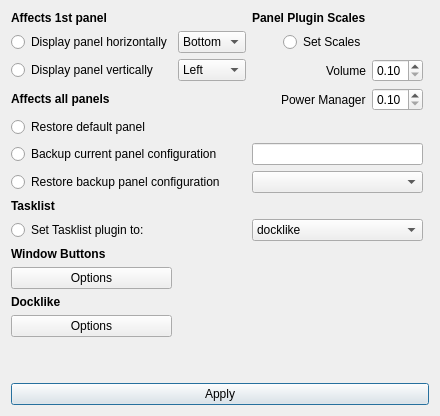
     <widget class="QWidget" name="Panel">
      <attribute name="title">
       <string>Panel</string>
      </attribute>
      <layout class="QGridLayout" name="gridLayout_3">
       <item row="0" column="0">
        <layout class="QGridLayout" name="gridLayout">
         <property name="sizeConstraint">
          <enum>QLayout::SizeConstraint::SetNoConstraint</enum>
         </property>
         <item row="1" column="0">
          <widget class="QRadioButton" name="checkHorz">
           <property name="text">
            <string extracomment="panel will be shown in a horizontal configuration">Display panel horizontally</string>
           </property>
           <property name="autoExclusive">
            <bool>false</bool>
           </property>
          </widget>
         </item>
         <item row="2" column="2" alignment="Qt::AlignmentFlag::AlignRight">
          <widget class="QLabel" name="Label_Volume_plugin">
           <property name="text">
            <string extracomment="volume plugin scale factor">Volume</string>
           </property>
          </widget>
         </item>
         <item row="11" column="0">
          <widget class="QLabel" name="labelDocklikeSettings">
           <property name="text">
            <string extracomment="affects the docklike plugin">&lt;html&gt;&lt;head/&gt;&lt;body&gt;&lt;p&gt;&lt;span style=&quot; font-weight:600;&quot;&gt;Docklike&lt;/span&gt;&lt;/p&gt;&lt;/body&gt;&lt;/html&gt;</string>
           </property>
          </widget>
         </item>
         <item row="3" column="0">
          <widget class="QLabel" name="label_3">
           <property name="text">
            <string>&lt;html&gt;&lt;head/&gt;&lt;body&gt;&lt;p&gt;&lt;span style=&quot; font-weight:600;&quot;&gt;Affects all panels&lt;/span&gt;&lt;/p&gt;&lt;/body&gt;&lt;/html&gt;</string>
           </property>
          </widget>
         </item>
         <item row="1" column="1">
          <widget class="QComboBox" name="comboboxHorzPostition">
           <property name="sizePolicy">
            <sizepolicy hsizetype="Minimum" vsizetype="Fixed">
             <horstretch>0</horstretch>
             <verstretch>0</verstretch>
            </sizepolicy>
           </property>
           <property name="minimumSize">
            <size>
             <width>0</width>
             <height>0</height>
            </size>
           </property>
           <item>
            <property name="text">
             <string>Bottom</string>
            </property>
           </item>
           <item>
            <property name="text">
             <string>Top</string>
            </property>
           </item>
          </widget>
         </item>
         <item row="7" column="0">
          <widget class="QLabel" name="label_tasklist_plugin">
           <property name="text">
            <string>&lt;html&gt;&lt;head/&gt;&lt;body&gt;&lt;p&gt;&lt;span style=&quot; font-weight:700;&quot;&gt;Tasklist&lt;/span&gt;&lt;/p&gt;&lt;/body&gt;&lt;/html&gt;</string>
           </property>
          </widget>
         </item>
         <item row="2" column="0">
          <widget class="QRadioButton" name="checkVert">
           <property name="text">
            <string extracomment="panel will be shown in a vertical configuration">Display panel vertically</string>
           </property>
           <property name="autoExclusive">
            <bool>false</bool>
           </property>
          </widget>
         </item>
         <item row="0" column="0">
          <widget class="QLabel" name="label_2">
           <property name="font">
            <font>
             <bold>true</bold>
            </font>
           </property>
           <property name="text">
            <string extracomment="acts on the first poanel found in Xfce panel xml fle">Affects 1st panel</string>
           </property>
          </widget>
         </item>
         <item row="0" column="2" alignment="Qt::AlignmentFlag::AlignRight">
          <widget class="QLabel" name="label_panel_plugin_scales">
           <property name="text">
            <string>&lt;html&gt;&lt;head/&gt;&lt;body&gt;&lt;p&gt;&lt;span style=&quot; font-weight:700;&quot;&gt;Panel Plugin Scales&lt;/span&gt;&lt;/p&gt;&lt;/body&gt;&lt;/html&gt;</string>
           </property>
          </widget>
         </item>
         <item row="2" column="3">
          <widget class="QDoubleSpinBox" name="doubleSpinBoxpaplugin">
           <property name="minimum">
            <double>0.100000000000000</double>
           </property>
           <property name="maximum">
            <double>2.000000000000000</double>
           </property>
           <property name="singleStep">
            <double>0.050000000000000</double>
           </property>
          </widget>
         </item>
         <item row="5" column="0" colspan="2">
          <widget class="QRadioButton" name="radioBackupPanel">
           <property name="text">
            <string extracomment="backup existing panel configuration">Backup current panel configuration</string>
           </property>
           <property name="autoExclusive">
            <bool>false</bool>
           </property>
          </widget>
         </item>
         <item row="12" column="0">
          <widget class="QPushButton" name="pushButtonDocklikeSetttings">
           <property name="text">
            <string>Options</string>
           </property>
          </widget>
         </item>
         <item row="3" column="3">
          <widget class="QDoubleSpinBox" name="doubleSpinBoxpmplugin">
           <property name="minimum">
            <double>0.100000000000000</double>
           </property>
           <property name="maximum">
            <double>2.000000000000000</double>
           </property>
           <property name="singleStep">
            <double>0.050000000000000</double>
           </property>
          </widget>
         </item>
         <item row="3" column="2" alignment="Qt::AlignmentFlag::AlignRight">
          <widget class="QLabel" name="Label_power_manager_plugin">
           <property name="text">
            <string extracomment="power manager plugin scale factor">Power Manager</string>
           </property>
          </widget>
         </item>
         <item row="6" column="0" colspan="2">
          <widget class="QRadioButton" name="radioRestoreBackup">
           <property name="text">
            <string extracomment="restore a panel backup">Restore backup panel configuration</string>
           </property>
           <property name="autoExclusive">
            <bool>false</bool>
           </property>
          </widget>
         </item>
         <item row="13" column="0">
          <spacer name="verticalSpacer_9">
           <property name="orientation">
            <enum>Qt::Orientation::Vertical</enum>
           </property>
           <property name="sizeHint" stdset="0">
            <size>
             <width>20</width>
             <height>40</height>
            </size>
           </property>
          </spacer>
         </item>
         <item row="1" column="2" alignment="Qt::AlignmentFlag::AlignRight">
          <widget class="QRadioButton" name="radioButtonSetPanelPluginScales">
           <property name="text">
            <string extracomment="set a scale factor">Set Scales</string>
           </property>
           <property name="autoExclusive">
            <bool>false</bool>
           </property>
          </widget>
         </item>
         <item row="10" column="0">
          <widget class="QPushButton" name="pushButtontasklist">
           <property name="text">
            <string>Options</string>
           </property>
          </widget>
         </item>
         <item row="2" column="1">
          <widget class="QComboBox" name="comboboxVertpostition">
           <property name="sizePolicy">
            <sizepolicy hsizetype="Minimum" vsizetype="Fixed">
             <horstretch>0</horstretch>
             <verstretch>0</verstretch>
            </sizepolicy>
           </property>
           <property name="minimumSize">
            <size>
             <width>0</width>
             <height>0</height>
            </size>
           </property>
           <item>
            <property name="text">
             <string>Left</string>
            </property>
           </item>
           <item>
            <property name="text">
             <string>Right</string>
            </property>
           </item>
          </widget>
         </item>
         <item row="9" column="0">
          <widget class="QLabel" name="labelTasklist">
           <property name="text">
            <string extracomment="affects the window button plugin">&lt;html&gt;&lt;head/&gt;&lt;body&gt;&lt;p&gt;&lt;span style=&quot; font-weight:600;&quot;&gt;Window Buttons&lt;/span&gt;&lt;/p&gt;&lt;/body&gt;&lt;/html&gt;</string>
           </property>
          </widget>
         </item>
         <item row="5" column="2" colspan="2">
          <widget class="QLineEdit" name="lineEditBackupName">
           <property name="toolTip">
            <string notr="true"/>
           </property>
          </widget>
         </item>
         <item row="6" column="2" colspan="2">
          <widget class="QComboBox" name="comboBoxAvailableBackups">
           <property name="toolTip">
            <string notr="true"/>
           </property>
          </widget>
         </item>
         <item row="8" column="2" colspan="2">
          <widget class="QComboBox" name="comboBoxTasklistPlugin">
           <property name="toolTip">
            <string>&lt;html&gt;&lt;head/&gt;&lt;body&gt;&lt;p&gt;Docklike is the modern dock plugin for the panel.  Window Buttons is the classic tasklist without dock features.&lt;/p&gt;&lt;/body&gt;&lt;/html&gt;</string>
           </property>
           <item>
            <property name="text">
             <string notr="true">docklike</string>
            </property>
           </item>
           <item>
            <property name="text">
             <string notr="true">Window Buttons</string>
            </property>
           </item>
          </widget>
         </item>
         <item row="14" column="0" colspan="5">
          <widget class="QPushButton" name="buttonApply">
           <property name="sizePolicy">
            <sizepolicy hsizetype="Minimum" vsizetype="Fixed">
             <horstretch>0</horstretch>
             <verstretch>0</verstretch>
            </sizepolicy>
           </property>
           <property name="text">
            <string>Apply</string>
           </property>
           <property name="icon">
            <iconset theme="dialog-ok"/>
           </property>
           <property name="shortcut">
            <string/>
           </property>
           <property name="autoDefault">
            <bool>true</bool>
           </property>
           <property name="default">
            <bool>true</bool>
           </property>
          </widget>
         </item>
         <item row="4" column="0" colspan="2">
          <widget class="QRadioButton" name="radioDefaultPanel">
           <property name="text">
            <string extracomment="affects any panel that is curently configured">Restore default panel</string>
           </property>
           <property name="autoExclusive">
            <bool>false</bool>
           </property>
          </widget>
         </item>
         <item row="8" column="0" colspan="2">
          <widget class="QRadioButton" name="radioButtonTasklist">
           <property name="text">
            <string extracomment="change the tasklist plugin">Set Tasklist plugin to:</string>
           </property>
           <property name="autoExclusive">
            <bool>false</bool>
           </property>
          </widget>
         </item>
        </layout>
       </item>
      </layout>
      <zorder></zorder>
     </widget>
